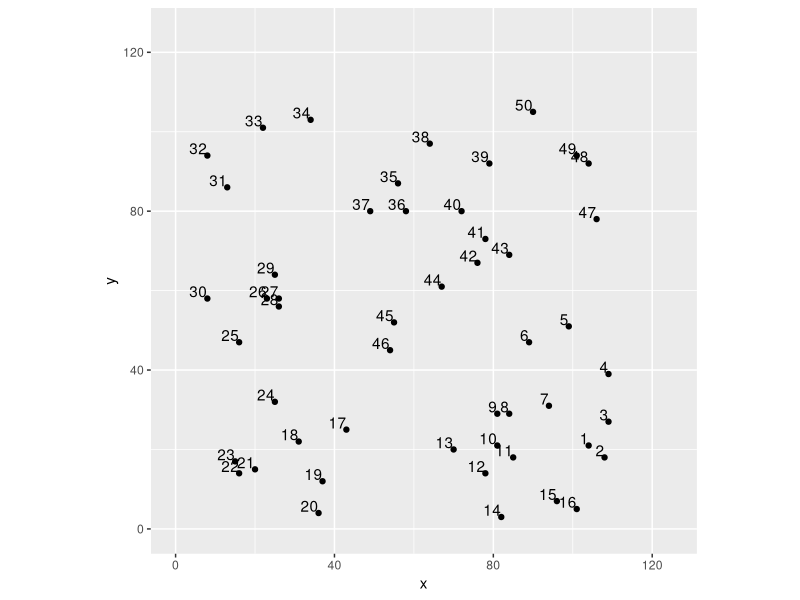

Write the R code that produced this figure.

##########################################
# 
# Greedy TSP algorithm 
# (TSP = Traveling Salesman Problem)
#
# Series:
# Little Useless-useful R functions #41
# Created: August 13, 2022
# Author: Tomaz Kastrun
# Blog: tomaztsql.wordpress.com
# V.1.0

# Changelog: 
#        
###########################################


library(ggplot2)
library(tidyverse)



#generate fake data
df_size <- 50

set.seed(2908)
cities <- data.frame(x = sample(rnorm(1,100,10),df_size,replace=TRUE),
                     y = sample(rnorm(1,100,10),df_size,replace=TRUE)
                     ,
                     rn = 1:df_size)


# Abosolute Nearest neighbor function
nearest_neighbour_absolute <- function(pos, cities){
  if (which.min(colSums((t(cities[,c("x","y")]) - pos)^2)) >= which.min(colSums((t(cities[,c("y","x")]) - pos)^2))) {
    id <- which.min(colSums((t(cities[,c("x","y")]) - pos)^2))
  } else {
    id <- which.min(colSums((t(cities[,c("y","x")]) - pos)^2))
  }
  
  idx <- cities[id, ]
  return(idx)
}

# Nearest neighbour function for coordinate system
nearest_neighbour_coordinate <- function(pos, cities){
  id <- which.min(colSums((t(cities[,c("x","y")]) - pos)^2))
  idx <- cities[id, ]
  return(idx)
}


# Greedy algorithm
greedy_algo <- function(cities){
  pos.ix <- (cities[sample(1:nrow(cities), 1), ])
  pos.ix.c <- c(pos.ix$y,pos.ix$x)
  tour <- c(NULL)
  tour <- pos.ix
  unvisited <- cities[!(cities$rn %in% pos.ix$rn), ]
  while (nrow(unvisited) > 0) {
    pos.ix <- tail(tour,1)
    pos.ix.c <- c(pos.ix$x, pos.ix$y)
    C <- nearest_neighbour_coordinate(pos.ix.c, unvisited)
    tour <- rbind(tour, C)
    unvisited <- unvisited[!(unvisited$rn %in% C$rn), ]

  }
  tour$name <- as.character(seq.int(nrow(tour)))
  return(tour)
}

# Plot path
plot_path <- function(df){
  for (i in 1:nrow(df)){
    dt_temp <- head(df,i)
    p2 <- ggplot() + geom_point(data=df, aes(x = x, y = y), colour="black", size = 1) +  geom_point(data=dt_temp, aes(x=x,y=y), colour="red", size = 1, label=dt_temp$name)
    #plot(p)     # each step
    #Sys.sleep(0.01)
  }
  p <- ggplot(data=dt_temp, aes(x = x, y = y, label=name) , colour="red", size = 2) +    geom_point() + geom_text(aes(label=name), hjust=1, vjust=-0.1) +theme(aspect.ratio=1) + coord_cartesian(xlim = c(0, 125), ylim = c(0, 125))
  plot(p)
}

#run greedy
#greedy_algo(cities)

# plot  solution
#plot_path(tour)

#Run together
plot_path(greedy_algo(cities))
